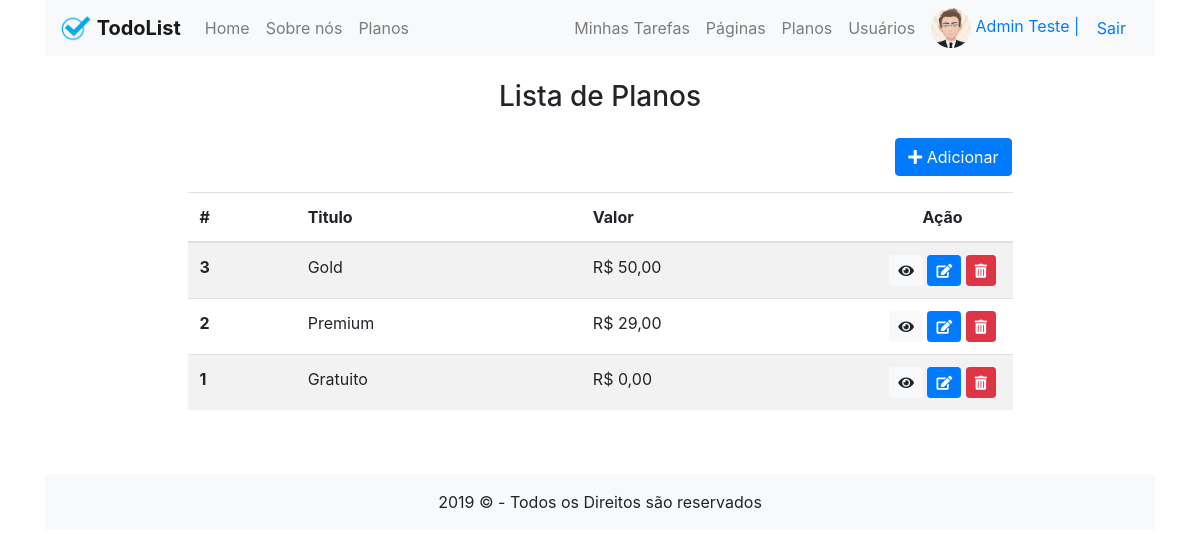
The page /admin/plano/index.php (signed in) on the database its author committed.
### tables this page shows
CREATE TABLE `planos` (
  `id` int(11) NOT NULL,
  `titulo` varchar(40) NOT NULL,
  `descricao` text NOT NULL,
  `valor` decimal(10,2) NOT NULL
);

### models/Plano.php (called while the page is built, shortened)
<?php
function listarPlanos()
{
    $db = conexao();
    $sql = "SELECT * FROM planos ORDER BY planos.id DESC";
    try {
        $stmt = $db->prepare($sql);
        $stmt->execute();
        return $stmt->fetchAll(PDO::FETCH_ASSOC);
    } catch (PDOException $e) {
        die($e->getMessage());
        return false;
    }
}

### controllers/PlanoController.php (called while the page is built, shortened)
<?php
require  $_SERVER['DOCUMENT_ROOT'] . "/models/Plano.php";
function index()
{
    $planos = listarPlanos();
    return $planos;
}

### admin/plano/index.php (the view, shortened to what this page needs)
<?php
require_once  $_SERVER['DOCUMENT_ROOT'] . "/controllers/PlanoController.php";
if (isset($_GET['deletar'])) {
    deletar($_GET['deletar']);
} else {
    $planos = index();
}
?>
<main class="container">
    <div class="row">
        <div class="col-sm-9 mx-auto">
            <h3 class="text-center mt-4">Lista de Planos</h3>
            <div class="row">
                <div class="col-12 text-right p-3">
                    <a class="btn btn-primary" href="/admin/plano/cadastrar"><i class="fas fa-plus"></i> Adicionar</a>
                </div>
            </div>
            <table class="table table-striped">
                <thead>
                    <tr>
                        <th scope="col">#</th>
                        <th scope="col">Titulo</th>
                        <th scope="col">Valor</th>
                        <th scope="col" width="140" class="text-center">Ação</th>
                    </tr>
                </thead>
                <tbody>
                    <?php foreach ($planos as $plan) : ?>
                        <tr>
                            <th scope="row"><?= $plan['id'] ?></th>
                            <td><?= $plan['titulo'] ?></td>
                            <td>R$ <?= number_format($plan['valor'], 2, ',', '.') ?></td>
                            <td class="text-center">
                                <a class="btn btn-sm btn-light" href="/admin/plano/visualizar?id=<?= $plan['id'] ?>"><i class="fas fa-eye"></i></a>
                                <a class="btn btn-sm btn-primary" href="/admin/plano/editar?id=<?= $plan['id'] ?>"><i class="fas fa-edit"></i></a>
                                <a class="btn btn-sm btn-danger deletar" href="/admin/plano?deletar=<?= $plan['id'] ?>"><i class="fas fa-trash-alt"></i></a>
                            </td>
                        </tr>
                    <?php endforeach; ?>
                </tbody>
            </table>
        </div>
    </div>

### assets/css/estilo.css (style rules this page uses)
body { display: flex; flex-direction: column; min-height: 100vh; }
main { flex-grow: 1; }

### rows shown on the page
planos: id "3", titulo "Gold", valor "50,00"
planos: id "2", titulo "Premium", valor "29,00"
planos: id "1", titulo "Gratuito", valor "0,00"

### other values the page prints
$_SESSION['usuario']['nome'] "Admin Teste"
